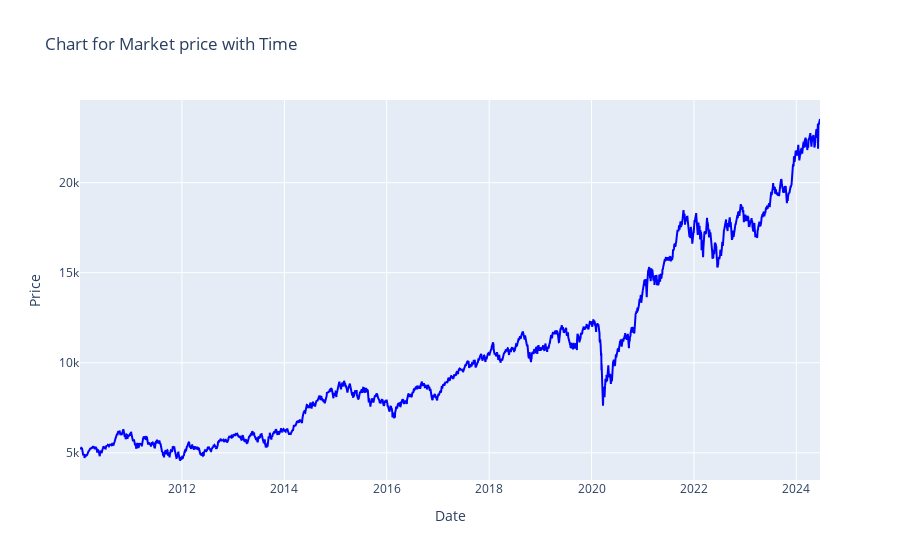

Notebook code cell kept with this figure:
### Code cell
import plotly.graph_objects as go
import warnings
warnings.filterwarnings('ignore')
fig = go.Figure()
fig.add_trace(go.Scatter(x=data.index, y=data['Close'], name='Close', line=dict(color='blue')))

# Update layout
fig.update_layout(title='Chart for Market price with Time',
                  xaxis_title='Date',
                  yaxis_title='Price')

### Figure 1 — Plotly figure (JSON) as saved in the notebook; plotly's stock layout.template omitted (floating-point values rounded to 4 significant figures; data arrays with more than 128 entries replaced by an {"elided": "..."} marker saying what was removed)
{"data": [{"line": {"color": "blue"}, "name": "Close", "type": "scatter", "x": {"elided": "3546 str values"}, "y": {"elided": "3546 float values"}}], "layout": {"title": {"text": "Chart for Market price with Time"}, "xaxis": {"title": {"text": "Date"}}, "yaxis": {"title": {"text": "Price"}}}}
